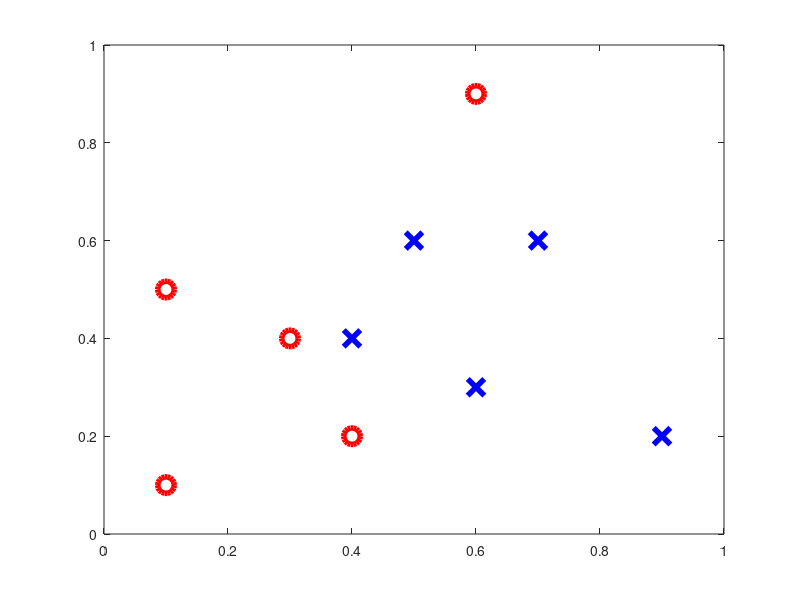

This chart was generated by the following MATLAB code: (Note: this script raises an error after producing the figure.)
function nlsrun
%NLSRUN
%
% Set up data for neural net test
% Call nonlinear least squares optimization code to minimze the error
% Visualize results
%
% C F Higham and D J Higham, August 2017
%
%%%%%%% DATA %%%%%%%%%%%
fn_type = 'sigmoid';

% coordinates and targets
x1 = [0.1,0.3,0.1,0.6,0.4,0.6,0.5,0.9,0.4,0.7];
x2 = [0.1,0.4,0.5,0.9,0.2,0.3,0.6,0.2,0.4,0.6];
y = [ones(1,5) zeros(1,5); zeros(1,5) ones(1,5)];

figure(1)
clf
a1 = subplot(1,1,1);
plot(x1(1:5),x2(1:5),'ro','MarkerSize',12,'LineWidth',4)
hold on
plot(x1(6:10),x2(6:10),'bx','MarkerSize',12,'LineWidth',4)
a1.XTick = [0 1];
a1.YTick = [0 1];
a1.FontWeight = 'Bold';
a1.FontSize = 16;
xlim([0,1])
ylim([0,1])

print -dpng pic_xy.png

%%%%%%%%%%%%%%%%%%%%%%%%%%%%%%%%%%%%%%%%
% Initialize weights/biases and call optimizer
rng(5000);
Pzero = 0.5*randn(23,1);

[finalP,finalerr] = lsqnonlin(@(x) neterr(x, fn_type),Pzero);

% Check this function 
finalW2 = zeros(2,2);
finalW3 = zeros(3,2);
finalW4 = zeros(2,3);
finalW2(:) = finalP(1:4);
finalW3(:) = finalP(5:10);
finalW4(:) = finalP(11:16);
finalb2 = finalP(17:18);
finalb3 = finalP(19:21);
finalb4 = finalP(22:23);

% grid plot
N = 500;
Dx = 1/N;
Dy = 1/N;
xvals = [0:Dx:1];
yvals = [0:Dy:1];
for k1 = 1:N+1
    xk = xvals(k1);
    for k2 = 1:N+1
        yk = yvals(k2);
        xy = [xk;yk];
        a2 = activate(xy,finalW2,finalb2,fn_type);
        a3 = activate(a2,finalW3,finalb3,fn_type);
        a4 = activate(a3,finalW4,finalb4,fn_type);
        Aval(k2,k1) = a4(1);
        Bval(k2,k1) = a4(2);
     end
end
[X,Y] = meshgrid(xvals,yvals);


figure(2)
clf
a2 = subplot(1,1,1);
Mval = Aval>Bval;
contourf(X,Y,Mval,[0.5 0.5])
hold on
colormap([1 1 1; 0.8 0.8 0.8])
plot(x1(1:5),x2(1:5),'ro','MarkerSize',12,'LineWidth',4)
plot(x1(6:10),x2(6:10),'bx','MarkerSize',12,'LineWidth',4)
a2.XTick = [0 1];
a2.YTick = [0 1];
a2.FontWeight = 'Bold';
a2.FontSize = 16;
xlim([0,1])
ylim([0,1])

print -dpng pic_bdy.png

  function costvec = neterr(Pval,fn_type)
  % return a vector whose two-norm squared is the cost function  
     disp('new call')

     W2 = zeros(2,2);
     W3 = zeros(3,2);
     W4 = zeros(2,3);
     W2(:) = Pval(1:4);
     W3(:) = Pval(5:10);
     W4(:) = Pval(11:16);
     b2 = Pval(17:18);
     b3 = Pval(19:21);
     b4 = Pval(22:23);

     costvec = zeros(10,1); 
     for i = 1:10
         x = [x1(i);x2(i)];
         a2 = activate(x,W2,b2,fn_type);
         a3 = activate(a2,W3,b3,fn_type);
         a4 = activate(a3,W4,b4,fn_type);
         costvec(i) = norm(y(:,i) - a4,2);
     end
     end % of nested function

end
